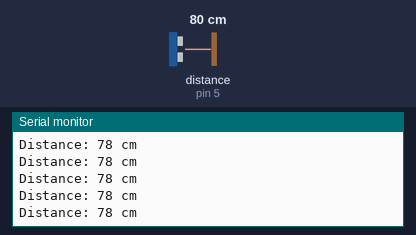
This sketch was run on a simulated Arduino Uno, built with avr-gcc and run on an emulated ATmega328P. Shown: the last lines printed to the serial monitor. Wiring (inferred from the names in the program): ultrasonic range finder: trigger pin 6; echo pin 5. The test bench sets the inputs (shaded band); at power-on: distance to the obstacle (sensor on pin 5) 80 cm. The echo pulse lasts 58.3 µs per cm.

Above: at 1.2 s.
1.3 s: distance to the obstacle (sensor on pin 5) set to 299 cm
At 1.62 s:
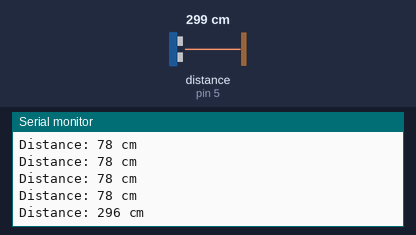
4.3 s: distance to the obstacle (sensor on pin 5) set to 2 cm
At 4.45 s:
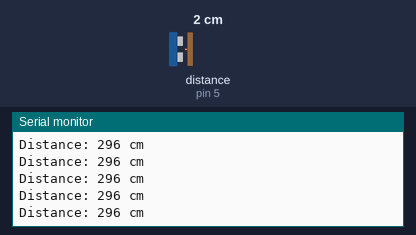
Timing chart, 0 to 7.3 s (numbered marks = the images above; inputs shaded):
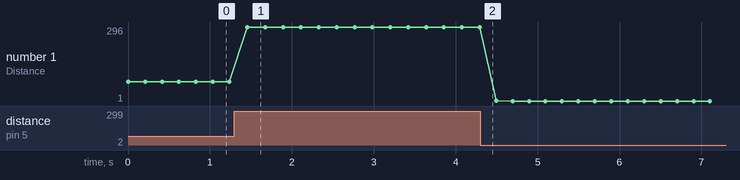

Measured:
- after the input at 1.3 s, the serial monitor: prints a new line after 0.16 s (image 1)
- plotted number 1: 78 → 296 after the input at 1.3 s, 296 → 1 after the input at 4.3 s

The sketch:

11_hcsr04.ino
```cpp
#define echoPin 5 // attach pin D2 Arduino to pin Echo of HC-SR04
#define trigPin 6 //attach pin D3 Arduino to pin Trig of HC-SR04

long duration;
int distance;

void setup(){
    pinMode(trigPin,OUTPUT);
    pinMode(echoPin,INPUT);
    Serial.begin(9600);


}

void loop(){
    // Clears the trigPin condition
    digitalWrite(trigPin, LOW);
    delayMicroseconds(2);
    digitalWrite(trigPin, HIGH);
    delayMicroseconds(10);

    //Sets the trigPin HIGH (ACTIVE) for 10 microseconds
    digitalWrite(trigPin, LOW);
    // Reads the echoPin, returns the sound wave travel time in microseconds
    duration = pulseIn(echoPin, HIGH);
    // Calculating the distance
    distance = duration * 0.034 / 2; // Speed of sound wave divided by 2 (go and back)
    // Displays the distance on the Serial Monitor
    Serial.print("Distance: ");
    Serial.print(distance);
    Serial.println(" cm");
    delay(200);


}
```
